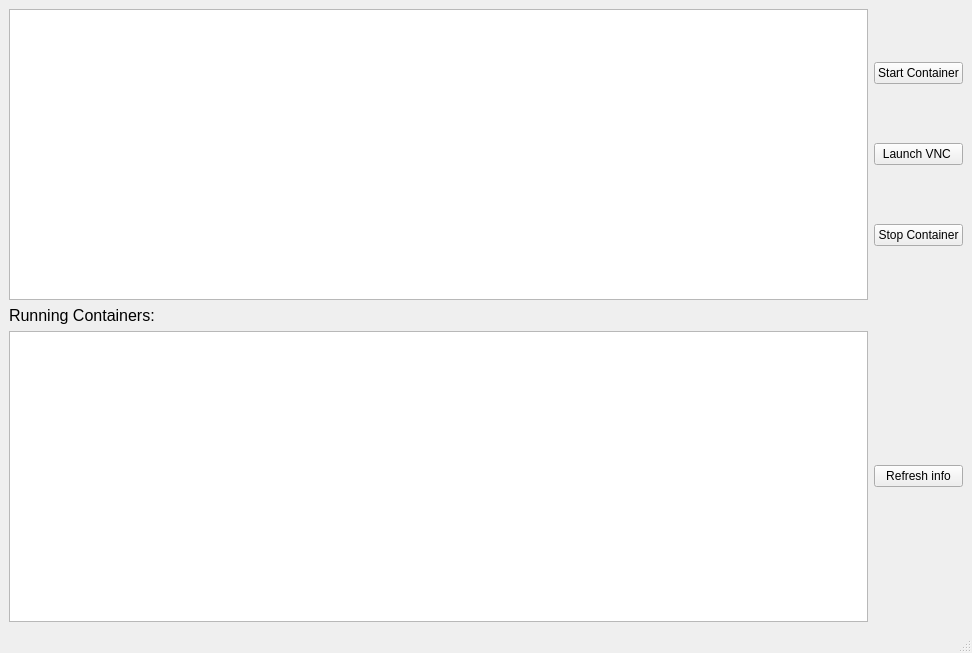
<?xml version="1.0" encoding="UTF-8"?>
<ui version="4.0">
 <class>MainWindow</class>
 <widget class="QMainWindow" name="MainWindow">
  <property name="geometry">
   <rect>
    <x>0</x>
    <y>0</y>
    <width>972</width>
    <height>653</height>
   </rect>
  </property>
  <property name="windowTitle">
   <string>MainWindow</string>
  </property>
  <widget class="QWidget" name="centralwidget">
   <layout class="QGridLayout" name="gridLayout">
    <item row="0" column="1">
     <layout class="QVBoxLayout" name="verticalLayout">
      <item>
       <widget class="QPushButton" name="pushButton">
        <property name="text">
         <string>Start Container</string>
        </property>
       </widget>
      </item>
      <item>
       <widget class="QPushButton" name="pushButton_2">
        <property name="text">
         <string>Launch VNC </string>
        </property>
       </widget>
      </item>
      <item>
       <widget class="QPushButton" name="pushButton_3">
        <property name="text">
         <string>Stop Container</string>
        </property>
       </widget>
      </item>
     </layout>
    </item>
    <item row="0" column="0">
     <widget class="QTextBrowser" name="textBrowser"/>
    </item>
    <item row="2" column="0">
     <widget class="QTextBrowser" name="textBrowser_2"/>
    </item>
    <item row="1" column="0">
     <widget class="QLabel" name="label">
      <property name="frameShadow">
       <enum>QFrame::Raised</enum>
      </property>
      <property name="lineWidth">
       <number>1</number>
      </property>
      <property name="text">
       <string>&lt;html&gt;&lt;head/&gt;&lt;body&gt;&lt;p&gt;&lt;span style=&quot; font-size:12pt;&quot;&gt;Running Containers:&lt;/span&gt;&lt;/p&gt;&lt;/body&gt;&lt;/html&gt;</string>
      </property>
     </widget>
    </item>
    <item row="2" column="1">
     <layout class="QVBoxLayout" name="verticalLayout_2">
      <item>
       <widget class="QPushButton" name="pushButton_4">
        <property name="text">
         <string>Refresh info</string>
        </property>
       </widget>
      </item>
     </layout>
    </item>
   </layout>
  </widget>
  <widget class="QMenuBar" name="menubar">
   <property name="geometry">
    <rect>
     <x>0</x>
     <y>0</y>
     <width>972</width>
     <height>22</height>
    </rect>
   </property>
  </widget>
  <widget class="QStatusBar" name="statusbar"/>
 </widget>
 <resources/>
 <connections/>
</ui>
